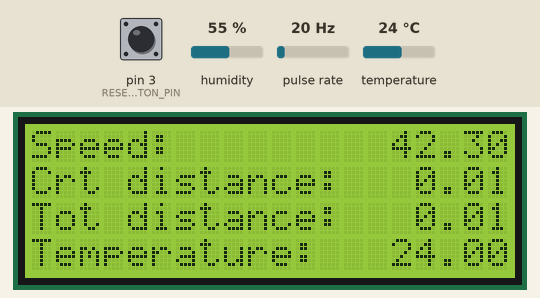
A sketch run on a simulated Arduino Nano, built for the host (arithmetic inside an expression is 32-bit, double 64-bit). Parts: 20×4 character LCD. Wiring (inferred from the names in the program): pulse sensor: data pin 2. Inputs (shaded band) come from the test bench; at power-on: pulse rate 20 Hz, pin 3 (RESET_DISTANCE_BUTTON_PIN) HIGH, humidity 55 %, temperature 24 °C. What the sketch prints to the serial monitor is not drawn.

Above: at 1.8 s.
1.9 s: pulse rate (sensor on pin 2) set to 50 Hz
At 3.7 s:
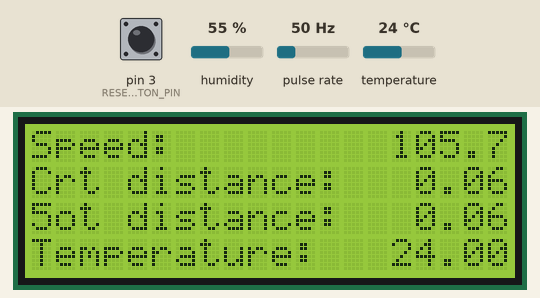
6.8 s: pin 3 (RESET_DISTANCE_BUTTON_PIN) pulled LOW for 0.15 s
At 8.0 s:
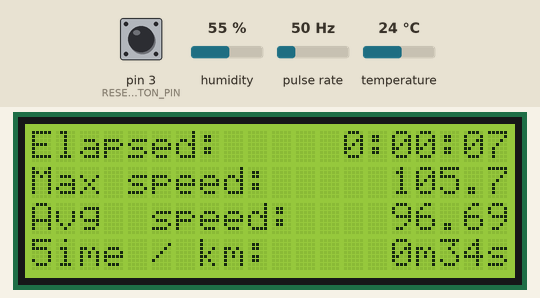
10.7 s: pulse rate (sensor on pin 2) set to 2 Hz
At 12.0 s:
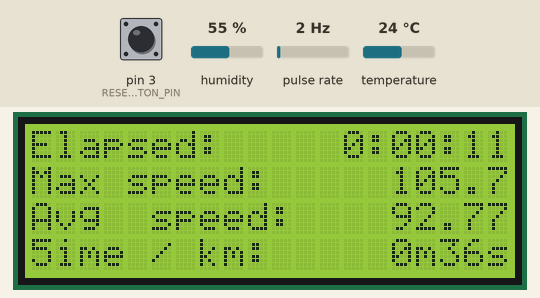
13.7 s: pulse rate (sensor on pin 2) set to 0 Hz
At 16.0 s:
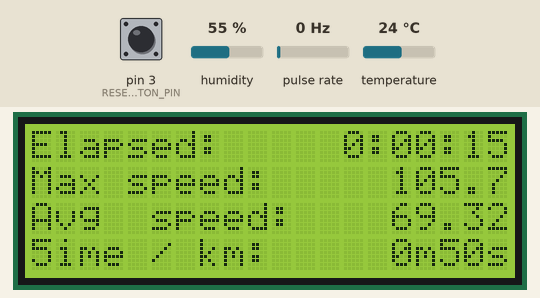
17.7 s: pulse rate (sensor on pin 2) set to 100 Hz
At 24.9 s:
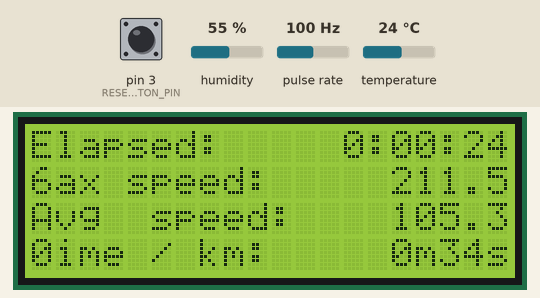
25.2 s: pin 3 (RESET_DISTANCE_BUTTON_PIN) pulled LOW for 1 s
At 26.1 s:
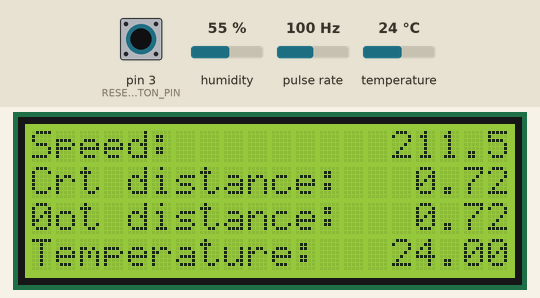
Timing chart, 0 to 28.2 s (numbered marks = the images above; inputs shaded):
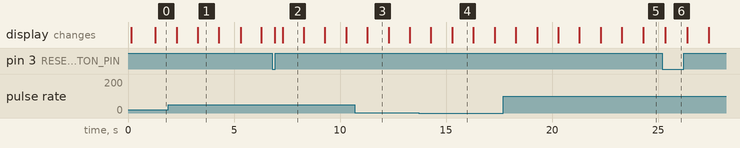

The sketch:

BikeDashboard.ino
```cpp
/*
    LCD_display_i2c: https://lastminuteengineers.com/i2c-lcd-arduino-tutorial/
    TinyGPSPlus: http://arduiniana.org/libraries/tinygpsplus/
    GPS Guide: https://randomnerdtutorials.com/guide-to-neo-6m-gps-module-with-arduino/
    Senzor IR:
    - bec aprins => 0 logic
    - bec stins => 1 logic
    - puls: tranzitie 1 -> 0

    Arduino Nano settings:
    - Board: Arduino Nano
    - Processor: ATMega328P simple

    LCD menu:
    1) speed, crt dist, total dist, temperature
    2) moving time, max speed (km/h), avg speed (kmh), avg pace (time/km)

    Formula for speed:
        average       us ... 2.35 m
        3,600,000,000 us ... x m
        x = speed(km/h) = (3,600,000,000 us * (2.35 m / #magnets)) / average ms / 1000 (m to km) = 8,460,000 / average
                               235[cm]
            3,600,000,000[us] --------
                              #magnets                  1          / 3,600,000,000[us] * 235[cm]  \                        1
        x = --------------------------------------- * --------- = (  ----------------------------- ) * ---------------------------------------
            avg_diff_btw_2_consecutive_magnets [us]    1000 [m]    \ 1000[m] * 100[cm] * #magnets /    avg_diff_btw_2_consecutive_magnets [us]

            36,000 * 235                    1
          = ------------ * ---------------------------------------
            #magnets       avg_diff_btw_2_consecutive_magnets [us]

    Formula for distance travelled:
        add wheel length at each revolution
    Formula for var_rpm:
        average ms ... 1 rot
         60 000 ms ... x rot
         x = var_rpm = 60 000 ms * rot / average ms
*/

#include <LiquidCrystal_I2C.h>
#include <EEPROM.h>
#include "DHT.h"

typedef unsigned long ulong;
#define LCD_COLS 20
#define LCD_ROWS 4
#define LCD_I2C_ADDRESS 0x27

// DISPLAY 1
#define LCD_ROW_TXT_SPEED 0 // the "Speed(km/h):" text
#define LCD_COL_TXT_SPEED 0
#define LCD_ROW_VAL_SPEED 0 // speed value
#define LCD_COL_VAL_SPEED 15

#define LCD_ROW_TXT_DISTANCE_CRT 1 // the "Crt dist:" text
#define LCD_COL_TXT_DISTANCE_CRT 0
#define LCD_ROW_VAL_DISTANCE_CRT 1 // the current distance value
#define LCD_COL_VAL_DISTANCE_CRT 15

#define LCD_ROW_TXT_DISTANCE_TOTAL 2 // the "Total dist:" text
#define LCD_COL_TXT_DISTANCE_TOTAL 0
#define LCD_ROW_VAL_DISTANCE_TOTAL 2 // the total distance value
#define LCD_COL_VAL_DISTANCE_TOTAL 14

#define LCD_ROW_TXT_TEMPERATURE 3 // the "Temp. (*C):" text
#define LCD_COL_TXT_TEMPERATURE 0
#define LCD_ROW_VAL_TEMPERATURE 3 // the temp value
#define LCD_COL_VAL_TEMPERATURE 15

// DISPLAY 2
#define LCD_ROW_TXT_TIME_ELAPSED 0  // the "TimeElapsed:" text
#define LCD_COL_TXT_TIME_ELAPSED 0
#define LCD_ROW_VAL_TIME_ELAPSED 0  // the time elapsed value
#define LCD_COL_VAL_TIME_ELAPSED 12

#define LCD_ROW_TXT_MAX_SPEED 1  // the "MaxSpeed(km/h):" text
#define LCD_COL_TXT_MAX_SPEED 0
#define LCD_ROW_VAL_MAX_SPEED 1  // the max speed value
#define LCD_COL_VAL_MAX_SPEED 15

#define LCD_ROW_TXT_AVG_SPEED 2  // the "AvgSpeed(km/h):" text
#define LCD_COL_TXT_AVG_SPEED 0
#define LCD_ROW_VAL_AVG_SPEED 2  // the avg speed value
#define LCD_COL_VAL_AVG_SPEED 15

#define LCD_ROW_TXT_AVG_PACE 3  // the "AvgPace(t/km):" text
#define LCD_COL_TXT_AVG_PACE 0
#define LCD_ROW_VAL_AVG_PACE 3  // the avg pace value
#define LCD_COL_VAL_AVG_PACE 14

// TEMPERATURE SENSOR
#define DHT11_PIN 10
#define DHT11_TYPE DHT11

// HALL SEOSOR
#define HALL_PIN 2 // pin #2 has interrupt 0 (INT0)

// PUSH BUTTON
#define RESET_DISTANCE_BUTTON_PIN 3 // pin #3 has interrupt 1 (INT1), but I use digitalRead
#define DISPLAY_NEXT_SCREEN_US 50000
#define RESET_CRT_DIST_TIMEOUT_US 3000000
#define RESET_TOTAL_DIST_TIMEOUT_US 5000000

#define DEFAULT_BAUD_RATE 9600
#define UPDATE_INTERVAL_US 1000000
#define MOVING_AVERAGE_WINDOW_SIZE 4
#define PULSE_RATIO_THRESHOLD 10
#define WHEEL_LENGTH_CM 235.0 // wheel circumference
#define WHEEL_TICKS_PER_REVOLUTION 4.0 // # magnets attached on the spoke (spiță)
#define WHEEL_ARC_CM (WHEEL_LENGTH_CM / WHEEL_TICKS_PER_REVOLUTION)
#define CONST_SPEED_KMH (36000.0 * WHEEL_ARC_CM)
#define CONST_MAX_INVALID_PULSES 3
#define CONST_ZERORIZE_SPEED_THRESHOLD_US 3000000 // set it to high value to get smaller speeds
#define MAX_LCD_DISPLAYS 2

char line[17];
char time_string[12]; // "10h35m43s#"
int display_length;
byte symbol_celsius_degree[8] = { B01110, B10001, B10001, B01110, B00000, B00000, B00000 };
volatile ulong pulse_current_micros = 0, pulse_last_micros = 0;
volatile ulong pulse_last_diff_micros = 0, pulse_diff_micros = 0, diff_pulse_ratio = 0;
volatile ulong var_distance_temp = 0, var_distance_total = 0, var_rpm = 0;
volatile float average_diff = 0.0, var_speed_kmh = 0.0, var_max_speed_kmh = 0.0;
ulong var_avg_pace_skm = 0, total_moving_time_secs = 0, button_last_value = 0; // use button_last_value to avoid screen bouncing
ulong update_current_micros = 0, update_last_micros = 0, button_last_time_high = 0, button_time_diff = 0;

LiquidCrystal_I2C LCD(LCD_I2C_ADDRESS, LCD_COLS, LCD_ROWS);
DHT dht(DHT11_PIN, DHT11_TYPE);

class Average
{
private:
    float sum;
    ulong count;
public:
    Average()
    {
        this->sum = 0;
        this->count = 0;
    }

    void add(float val)
    {
        this->sum += val;
        ++(this->count);
    }

    float compute_average()
    {
        if(this->count == 0) return 0;
        float avg = this->sum / this->count;
        return avg;
    }
};
Average avgSpeed;

class MovingAverage
{
private:
    struct Node { ulong data; Node *next; };
    ulong window_size, sum, current_size;
    Node *head, *tail;
public:
    MovingAverage(ulong window_size)
    {
        this->window_size = window_size;
        this->current_size = 0;
        this->sum = 0;
        this->head = this->tail = NULL;
    }

    void add(ulong data)
    {
        this->sum += data;
        if(this->current_size == 0)
        {
            ++(this->current_size);
            this->head = new Node;
            this->head->data = data;
            this->head->next = NULL;
            this->tail = this->head;
        }
        else if(0 < this->current_size && this->current_size < this->window_size)
        {
            ++(this->current_size);
            Node *node = new Node;
            node->data = data;
            node->next = NULL;
            this->tail->next = node;
            this->tail = node;
        }
        else if(this->current_size == this->window_size)
        {
            // remove head data from the sum
            this->sum -= this->head->data;
            // set node to head
            Node *node = this->head;
            // move head to the next node
            this->head = this->head->next;
            // replace first node's data with new data
            node->data = data;
            // link it to null
            node->next = NULL;
            // make it last node in the list
            this->tail->next = node;
            // update tail
            this->tail = node;
        }
    }

    float compute_average()
    {
        if(this->current_size == 0) return(float) 0;
        float average = this->sum / ((float)this->current_size);
        return average;
    }

    void show_data()
    {
        Serial.print(" ( ");
        for(Node *p=this->head; p != NULL; p=p->next)
        {
            Serial.print(p->data);
            Serial.print(' ');
        }
        Serial.print(") ");
    }
};
volatile MovingAverage movingAverage(MOVING_AVERAGE_WINDOW_SIZE);

class MemoryHandler
{
private:
    static int const LSB_POS_TOTAL_DIST=0; // 0 to 3
    static int const LSB_POS_CRT_DIST=4; // 4 to 8

    void _write_distance(ulong dist, int start)
    {
        int i;
        for(i=start; i<start+4; ++i)
        {
            EEPROM[i] = (byte) (dist & 0xFF);
            dist = dist >> 8;
        }
    }

    ulong _read_distance(int start)
    {
        // Reads the 4 bytes from EEPROM at positions [pos_start, pos_stop] and creates an ulong
        // This ulong represents the distance travelled in centimeters (total or current)
        // The distance needs to be divided by 100 000 to have two decimal points in km
        // EEPROM[start+0]: bits 0-7
        // EEPROM[start+1]: bits 8-15
        // EEPROM[start+2]: bits 16-23
        // EEPROM[start+3]: bits 24-31
        ulong dist_cm = 0;
        int i, shift_pos=0;
        for(i=0; i<4; ++i)
        {
            dist_cm = dist_cm | ((ulong)EEPROM[start+i] << shift_pos);
            shift_pos += 8;
        }
        return dist_cm;
    }

public:
    static int const MODE_TOTAL_DIST=0, MODE_CRT_DIST=1;

    static void show_memory()
    {
        for (int i = 0; i < EEPROM.length(); ++i)
        {
            Serial.print(EEPROM[i]);
            if (i % 32 == 31)
                Serial.println();
            else
                Serial.print(' ');
        }
    }

    static void clear_memory()
    {
        for (int i = 0; i < EEPROM.length(); ++i)
            EEPROM[i] = (byte)0;
    }

    void write_distance(ulong dist, int mode)
    {
        if(mode == MODE_TOTAL_DIST)
        {
            _write_distance(dist, LSB_POS_TOTAL_DIST);
        }
        if(mode == MODE_CRT_DIST)
        {
            _write_distance(dist, LSB_POS_CRT_DIST);
        }
    }

    ulong read_distance(int mode)
    {
        if(mode == MODE_TOTAL_DIST)
        {
            return _read_distance(LSB_POS_TOTAL_DIST);
        }
        if(mode == MODE_CRT_DIST)
        {
            return _read_distance(LSB_POS_CRT_DIST);
        }
        return (ulong) 0;
    }
};
MemoryHandler mem;

class TimeClock
{
private:
    byte hh, mm, ss;
    ulong total_seconds;
public:
    TimeClock()
    {
        this->reset();
    }

    void reset()
    {
        this->hh = 0;
        this->mm = 0;
        this->ss = 0;
        this->total_seconds = 0;
    }

    void tick()
    {
        ++(this->total_seconds);
        ++(this->ss);
        if(this->ss == 60)
        {
            this->ss = 0;
            ++(this->mm);
            if(this->mm == 60)
            {
                this->mm = 0;
                ++(this->hh);
            }
        }
    }

    ulong get_total_seconds() { return this->total_seconds; }

    byte get_hours() { return this->hh; }

    byte get_minutes() { return this->mm; }

    byte get_seconds() { return this->ss; }
};
TimeClock timeClock;

class DisplayMenu
{
private:
    // indicates the screen number
    byte screen_no;

    // indicates whether text was displayed to avoid displaying it at each update
    byte is_text_displayed;

    void lcd_display(int col, int row, float value, int total_length, int n_decimals)
    {
        LCD.setCursor(col, row);
        if (isnan(value))
        {
            LCD.print("ERR");
        }
        else
        {
            dtostrf(value, total_length, n_decimals, line);
            LCD.print(line);
        }
    }
public:
    DisplayMenu()
    {
        this->screen_no = 1;
        this->is_text_displayed = 0;
    }

    byte get_screen_no()
    {
        return this->screen_no;
    }

    void next_screen()
    {
        if(++this->screen_no > MAX_LCD_DISPLAYS)
        {
            this->screen_no = 1;
        }
        this->is_text_displayed = 0;
        LCD.clear();
        this->display_screen();
    }

    void display_screen()
    {
        switch(this->screen_no)
        {
            case 1: _display_screen_1(); break;
            case 2: _display_screen_2(); break;
            default: _display_error(); break;
        }
    }

    void _display_error()
    {
        LCD.setCursor(0, 0);
        LCD.print("There was an error!");
        LCD.setCursor(0, 2);
        LCD.print("Please check code!");
    }

    void _display_screen_1()
    {
        if(this->is_text_displayed == 0)
        {
            this->is_text_displayed = 1;
            LCD.setCursor(LCD_COL_TXT_SPEED, LCD_ROW_TXT_SPEED);
            LCD.print("Speed:");

            LCD.setCursor(LCD_COL_TXT_TEMPERATURE, LCD_ROW_TXT_TEMPERATURE);
            LCD.print("Temperature:");

            // LCD.createChar(0, symbol_celsius_degree);
            // LCD.setCursor(LCD_COL_TXT_TEMPERATURE + 5, LCD_ROW_TXT_TEMPERATURE);
            // LCD.write(byte(0));

            LCD.setCursor(LCD_COL_TXT_DISTANCE_CRT, LCD_ROW_TXT_DISTANCE_CRT);
            LCD.print("Crt distance:");

            LCD.setCursor(LCD_COL_TXT_DISTANCE_TOTAL, LCD_ROW_TXT_DISTANCE_TOTAL);
            LCD.print("Tot distance:");
        }
        lcd_display(LCD_COL_VAL_SPEED, LCD_ROW_VAL_SPEED, var_speed_kmh, 5, 2);
        lcd_display(LCD_COL_VAL_DISTANCE_CRT, LCD_ROW_VAL_DISTANCE_CRT, var_distance_temp / 100000.0, 5, 2);
        lcd_display(LCD_COL_VAL_DISTANCE_TOTAL, LCD_ROW_VAL_DISTANCE_TOTAL, var_distance_total / 100000.0, 6, 2);
        lcd_display(LCD_COL_VAL_TEMPERATURE, LCD_ROW_VAL_TEMPERATURE, dht.readTemperature(), 5, 2);
    }

    void _display_screen_2()
    {
        if(this->is_text_displayed == 0)
        {
            this->is_text_displayed = 1;

            LCD.setCursor(LCD_COL_TXT_TIME_ELAPSED, LCD_ROW_TXT_TIME_ELAPSED);
            LCD.print("Elapsed:");

            LCD.setCursor(LCD_COL_TXT_MAX_SPEED, LCD_ROW_TXT_MAX_SPEED);
            LCD.print("Max speed:");

            LCD.setCursor(LCD_COL_TXT_AVG_SPEED, LCD_ROW_TXT_AVG_SPEED);
            LCD.print("Avg  speed:");

            LCD.setCursor(LCD_COL_TXT_AVG_PACE, LCD_ROW_TXT_AVG_PACE);
            LCD.print("Time / km:");
        }

        LCD.setCursor(LCD_COL_VAL_TIME_ELAPSED, LCD_ROW_VAL_TIME_ELAPSED);
        sprintf(time_string, "% d:%02d:%02d", timeClock.get_hours(), timeClock.get_minutes(), timeClock.get_seconds());
        LCD.print(time_string);

        lcd_display(LCD_COL_VAL_MAX_SPEED, LCD_ROW_VAL_MAX_SPEED, var_max_speed_kmh, 5, 2);
        lcd_display(LCD_COL_VAL_AVG_SPEED, LCD_ROW_VAL_AVG_SPEED, avgSpeed.compute_average(), 5, 2);

        LCD.setCursor(LCD_COL_VAL_AVG_PACE, LCD_ROW_VAL_AVG_PACE);
        sprintf(time_string, "% 2dm%2ds", (int)(var_avg_pace_skm / 60), (int)(var_avg_pace_skm % 60));
        LCD.print(time_string);
    }
};
DisplayMenu menu;

void setup()
{
    LCD.init();
    LCD.clear();
    LCD.backlight();

    dht.begin();
    Serial.begin(DEFAULT_BAUD_RATE);

    pinMode(HALL_PIN, INPUT_PULLUP);
    pinMode(RESET_DISTANCE_BUTTON_PIN, INPUT_PULLUP);

    attachInterrupt(digitalPinToInterrupt(HALL_PIN), ISR_count_hall_pulses, FALLING);

    var_distance_temp = mem.read_distance(MemoryHandler::MODE_CRT_DIST);
    var_distance_total = mem.read_distance(MemoryHandler::MODE_TOTAL_DIST);

    menu.display_screen();

    Serial.println(CONST_SPEED_KMH);

    delay(100);

    pulse_last_diff_micros = 1;
    pulse_last_micros = micros();
    update_last_micros = micros();
}

void loop()
{
    update_current_micros = micros();

    // update display data
    if(update_current_micros - update_last_micros > UPDATE_INTERVAL_US)
    {
        update_last_micros = update_current_micros;
        mem.write_distance(var_distance_temp, MemoryHandler::MODE_CRT_DIST);
        mem.write_distance(var_distance_total, MemoryHandler::MODE_TOTAL_DIST);

        var_avg_pace_skm = (ulong)(timeClock.get_total_seconds() / ((ulong)var_distance_temp / 100000.0));
        if(var_speed_kmh > 0.01)
        {
            timeClock.tick();
            avgSpeed.add(var_speed_kmh);
        }

        // set speed to zero if no pulses are received for a specific time
        if(micros() - pulse_last_micros > CONST_ZERORIZE_SPEED_THRESHOLD_US)
        {
            var_speed_kmh = 0.00;
        }

        menu.display_screen();
    }

    if(digitalRead(RESET_DISTANCE_BUTTON_PIN) == HIGH)
    {
        button_last_time_high = micros();
        button_last_value = 0;
    }
    else
    {
        button_time_diff = micros() - button_last_time_high;
        if(button_time_diff > RESET_TOTAL_DIST_TIMEOUT_US)
        {
            if(button_last_value != RESET_TOTAL_DIST_TIMEOUT_US)
            {
                button_last_value = RESET_TOTAL_DIST_TIMEOUT_US;
                var_distance_total = 0;
                mem.write_distance(var_distance_total, MemoryHandler::MODE_TOTAL_DIST);
            }
        }
        else if(button_time_diff > RESET_CRT_DIST_TIMEOUT_US)
        {
            if(button_last_value != RESET_CRT_DIST_TIMEOUT_US)
            {
                button_last_value = RESET_CRT_DIST_TIMEOUT_US;
                var_distance_temp = 0;
                timeClock.reset();
                mem.write_distance(var_distance_temp, MemoryHandler::MODE_CRT_DIST);
            }
        }
        else if(button_time_diff > DISPLAY_NEXT_SCREEN_US)
        {
            if(button_last_value != DISPLAY_NEXT_SCREEN_US)
            {
                button_last_value = DISPLAY_NEXT_SCREEN_US;
                menu.next_screen();
            }
        }
    }
}

void ISR_count_hall_pulses()
{
    pulse_current_micros = micros();
    pulse_diff_micros = pulse_current_micros - pulse_last_micros;

    movingAverage.add(pulse_diff_micros);

    pulse_last_diff_micros = pulse_diff_micros;
    pulse_last_micros = pulse_current_micros;

    var_distance_temp += WHEEL_ARC_CM;
    var_distance_total += WHEEL_ARC_CM;

    average_diff = movingAverage.compute_average();
    var_speed_kmh = CONST_SPEED_KMH / average_diff;

    // update max speed
    var_max_speed_kmh = (var_max_speed_kmh < var_speed_kmh) ? var_speed_kmh : var_max_speed_kmh;
}
```

Measured:
- after the input at 1.9 s, the display: first changes after 0.40 s (image 1 shows a later state)
- after the input at 6.8 s, the display: first changes after 0.12 s (image 2 shows a later state)
- after the input at 17.7 s, the display: first changes after 0.59 s (image 5 shows a later state)
- after the input at 25.2 s, the display: changes after 0.14 s (image 6)
- what the display in image 1 shows lasts 1.0 s, from 3.3 s to 4.3 s
